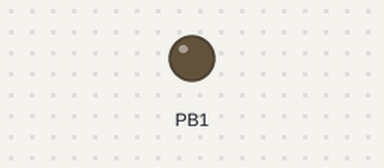
Simulated run of this program. Board: ATmega8, built with avr-gcc and emulated at 1 MHz. Shown: output pins drawn as LEDs (lit = HIGH).

Above: at 0.1 s.
Timing chart, 0 to 1.6 s (numbered marks = the images above):
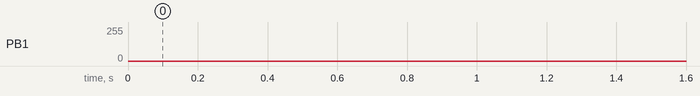

The program:

main.c
```c
// DDS output thru PWM on timer0 OC1A (pin B.1)
// Mega8 version
// Produces a 15 mSec sine wave burst every 50 mSec.

#include <inttypes.h>
#include <avr/io.h>
#include <avr/interrupt.h>
#include <math.h> 		// for sine


#define countMS 62  //ticks/mSec

// The DDS variables
volatile unsigned long accumulator ;
unsigned char highbyte ;
unsigned long increment;
char sineTable[256] ;

// Time variables
// the volitile is needed because the time is only set in the ISR
volatile unsigned int time ;
char  count;

// index for sine table build
unsigned int i;

ISR (TIMER0_OVF_vect)
{
	//the actual DDR
	accumulator = accumulator + increment ;
	highbyte = accumulator >> 24 ;
	OCR1A = 128 + sineTable[highbyte]  ;


}

int main(void)
{

   // make B.3 an output
   DDRB = (1<<PB1) ;

   // init the sine table
   for (i=0; i<256; i++)
   {
   		sineTable[i] = (char)(127.0 * sin(6.283*((float)i)/256.0)) ;
   }

   // init the DDS phase increment
   // for a 32-bit DDS accumulator, running at 16e6/256 Hz:
   // increment = 2^32*256*Fout/16e6 = 68719 * Fout
   // Fout=1000 Hz, increment= 68719000
  // increment = 68719000L ;
  increment = 47897143L ;

   // init the time counter
   time=0;

   // timer 0 runs at full rate
  TCCR1B = (1<<WGM12) | (1<<CS10);

   //turn on timer 0 overflow ISR
      TCCR0|=(1<<CS00);
    TCNT0=0;
    TIMSK|=(1<<TOIE0);


   // turn on all ISRs
   sei() ;

   while(1)
   {


         //turn on pwm
		 // turn on fast PWM and OC0A output
		 // at full clock rate, toggle OC0A (pin B3)
   		 // 16 microsec per PWM cycle sample time
		  TCCR1A = (1<<COM1A1) | _BV(1<<WGM10);


   } // } while
}  //} main
      
```
